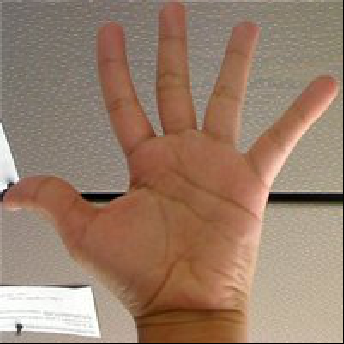
//> input picture OpenCV/OpenCV_Code/hand1.png, 344 x 344 px
$ ./main   (built with g++ and OpenCV 4)
//> lines starting //> are read from the running program, lines starting //| are printed output that depends on the picture
#include <iostream>
#include <opencv2/opencv.hpp>

#define BACKPROP_WINNAME "back projection image"

cv::Mat handImg1, handImg2, hsvImg, hueImg;
int numBins = 12;
void histCallBack(int, void *);

int main()
{
	handImg1 = cv::imread("../hand1.png", cv::IMREAD_UNCHANGED);
//> handImg1 is the input picture: 344 rows x 344 cols, CV_8UC4; mean B, G, R, A 107.2, 126.5, 153.5, 253.5
	handImg2 = cv::imread("../hand2.png", cv::IMREAD_UNCHANGED);
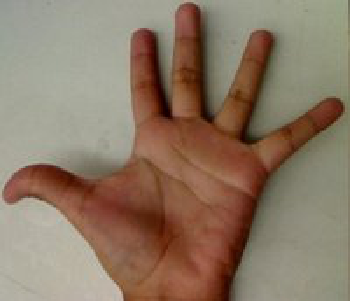
//> input picture OpenCV/OpenCV_Code/hand2.png, 350 x 301 px
//> handImg2 is the input picture: 301 rows x 350 cols, CV_8UC4; mean B, G, R, A 101.2, 120.5, 140.6, 255
	if (handImg1.empty() || handImg2.empty())
	{
		std::cerr << "Error: cannot load image!\n";
		return -1;
	}
	cv::namedWindow("original image", cv::WINDOW_AUTOSIZE);
	cv::namedWindow(BACKPROP_WINNAME, cv::WINDOW_AUTOSIZE);
	cv::imshow("original image", handImg1);

	cv::cvtColor(handImg1, hsvImg, cv::COLOR_BGR2HSV);    // 转换到HSV色彩空间
//> hsvImg: 344 rows x 344 cols, CV_8UC3; mean H, S, V 15.8, 79.8, 153.6
	hueImg.create(hsvImg.size(), hsvImg.depth()); // 单通道 depth->type
	int nChannels[] = {0, 0};
	cv::mixChannels(&hsvImg, 1, &hueImg, 1, nChannels, 1);
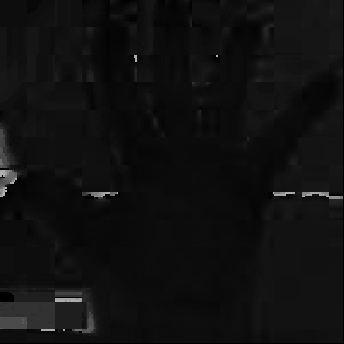
//> hueImg: 344 rows x 344 cols, CV_8UC1; min 0, max 178, mean 15.8

	cv::createTrackbar("histogram bins", BACKPROP_WINNAME, &numBins, 180, histCallBack);
	histCallBack(0, nullptr);

	cv::waitKey(0);
	return 0;
}

void histCallBack(int, void *)
{
	float range[] = {0, 180};
	const float *histRanges = {range};
	cv::Mat hueHist;
	// 获取直方图
	cv::calcHist(&hueImg, 1, 0, cv::Mat(), hueHist, 1, &numBins, &histRanges, true, false);
//> hueHist = [66075, 47250, 2113, 1346, 240, 535, 112, 82, 93, 117, 50, 323]; numBins = 12
	// 归一化
	cv::normalize(hueHist, hueHist, 0.0, 255.0, cv::NORM_MINMAX);
//> hueHist = [255, 182.3, 7.97, 5.01, 0.734, 1.87, 0.239, 0.124, 0.166, 0.259, 0, 1.05]

	cv::Mat backProjectionImg;
	// 反向投影
	cv::calcBackProject(&hueImg, 1, 0, hueHist, backProjectionImg, &histRanges);
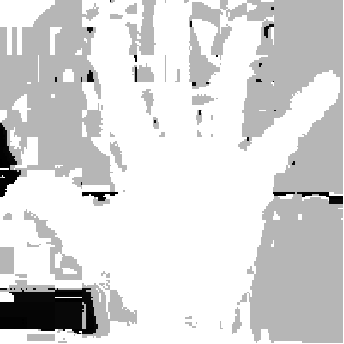
//> backProjectionImg: 344 rows x 344 cols, CV_8UC1; min 0, max 255, mean 215.3
	cv::imshow(BACKPROP_WINNAME, backProjectionImg);

	int histHeight = 400, histWidth = 400;
	int binWidth = histWidth / numBins;
//> binWidth = 33
	cv::Mat histImg(histHeight, histWidth, CV_8UC3, cv::Scalar(127, 127, 127));

	for (int i = 0; i < numBins - 1; ++i)
	{
		cv::rectangle(histImg, cv::Point(i * binWidth, histHeight - hueHist.at<float>(i) * (400 / 255)),
					  cv::Point((i + 1) * binWidth, histHeight), cv::Scalar(0, 255, 255), -1);
	}
//> this loop made 11 passes
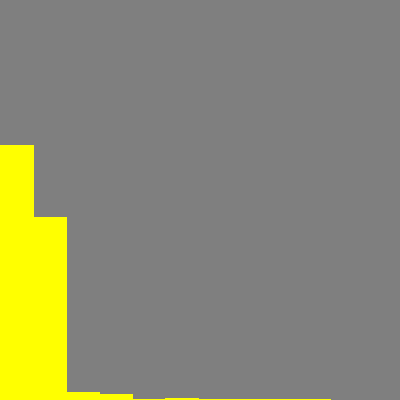
//> histImg: 400 rows x 400 cols, CV_8UC3; mean B, G, R 114.8, 139.3, 139.3

	cv::imshow("Histogram", histImg);
}
